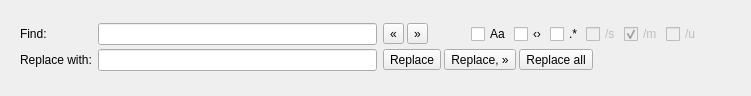
<?xml version="1.0" encoding="UTF-8"?>
<ui version="4.0">
 <class>FindAndReplacePanel</class>
 <widget class="QWidget" name="FindAndReplacePanel">
  <property name="geometry">
   <rect>
    <x>0</x>
    <y>0</y>
    <width>751</width>
    <height>96</height>
   </rect>
  </property>
  <property name="windowTitle">
   <string>Form</string>
  </property>
  <widget class="QWidget" name="gridLayoutWidget">
   <property name="geometry">
    <rect>
     <x>20</x>
     <y>20</y>
     <width>681</width>
     <height>55</height>
    </rect>
   </property>
   <layout class="QGridLayout" name="gridLayout">
    <property name="verticalSpacing">
     <number>1</number>
    </property>
    <item row="1" column="1">
     <widget class="QLineEdit" name="lineReplace"/>
    </item>
    <item row="0" column="1">
     <widget class="QLineEdit" name="lineFind"/>
    </item>
    <item row="1" column="0">
     <widget class="QLabel" name="label_2">
      <property name="text">
       <string>Replace with:</string>
      </property>
     </widget>
    </item>
    <item row="0" column="0">
     <widget class="QLabel" name="label">
      <property name="text">
       <string>Find:</string>
      </property>
     </widget>
    </item>
    <item row="1" column="2">
     <layout class="QHBoxLayout" name="horizontalLayout_2">
      <property name="spacing">
       <number>3</number>
      </property>
      <item>
       <widget class="QToolButton" name="btnReplace">
        <property name="text">
         <string>Replace</string>
        </property>
       </widget>
      </item>
      <item>
       <widget class="QToolButton" name="btnReplaceFindNext">
        <property name="text">
         <string>Replace, »</string>
        </property>
       </widget>
      </item>
      <item>
       <widget class="QToolButton" name="btnReplaceAll">
        <property name="text">
         <string>Replace all</string>
        </property>
       </widget>
      </item>
      <item>
       <spacer name="horizontalSpacer">
        <property name="orientation">
         <enum>Qt::Horizontal</enum>
        </property>
        <property name="sizeHint" stdset="0">
         <size>
          <width>40</width>
          <height>20</height>
         </size>
        </property>
       </spacer>
      </item>
     </layout>
    </item>
    <item row="0" column="2">
     <layout class="QHBoxLayout" name="horizontalLayout">
      <property name="spacing">
       <number>3</number>
      </property>
      <item>
       <widget class="QToolButton" name="btnPrevious">
        <property name="text">
         <string>«</string>
        </property>
       </widget>
      </item>
      <item>
       <widget class="QToolButton" name="btnNext">
        <property name="text">
         <string>»</string>
        </property>
       </widget>
      </item>
      <item>
       <spacer name="horizontalSpacer_2">
        <property name="orientation">
         <enum>Qt::Horizontal</enum>
        </property>
        <property name="sizeHint" stdset="0">
         <size>
          <width>40</width>
          <height>20</height>
         </size>
        </property>
       </spacer>
      </item>
      <item>
       <widget class="QCheckBox" name="cbCaseSensitive">
        <property name="toolTip">
         <string>Case sensitive</string>
        </property>
        <property name="text">
         <string>Aa</string>
        </property>
       </widget>
      </item>
      <item>
       <widget class="QCheckBox" name="cbWholeWord">
        <property name="toolTip">
         <string>Whole word</string>
        </property>
        <property name="text">
         <string>‹›</string>
        </property>
       </widget>
      </item>
      <item>
       <widget class="QCheckBox" name="cbRegexp">
        <property name="toolTip">
         <string>Regular expression</string>
        </property>
        <property name="text">
         <string>.*</string>
        </property>
       </widget>
      </item>
      <item>
       <widget class="QCheckBox" name="cbRegexpS">
        <property name="enabled">
         <bool>false</bool>
        </property>
        <property name="toolTip">
         <string>Dot matches everything</string>
        </property>
        <property name="text">
         <string>/s</string>
        </property>
       </widget>
      </item>
      <item>
       <widget class="QCheckBox" name="cbRegexpM">
        <property name="enabled">
         <bool>false</bool>
        </property>
        <property name="toolTip">
         <string>Multiline</string>
        </property>
        <property name="text">
         <string>/m</string>
        </property>
        <property name="checked">
         <bool>true</bool>
        </property>
       </widget>
      </item>
      <item>
       <widget class="QCheckBox" name="cbRegexpU">
        <property name="enabled">
         <bool>false</bool>
        </property>
        <property name="toolTip">
         <string>Use unicode properties</string>
        </property>
        <property name="text">
         <string>/u</string>
        </property>
       </widget>
      </item>
     </layout>
    </item>
   </layout>
  </widget>
  <action name="actionFind_previous">
   <property name="text">
    <string>Find previous</string>
   </property>
  </action>
  <action name="actionFind_next">
   <property name="text">
    <string>Find next</string>
   </property>
  </action>
  <action name="actionReplace_and_find_next">
   <property name="text">
    <string>Replace and find next</string>
   </property>
   <property name="shortcut">
    <string>Ctrl+=</string>
   </property>
  </action>
 </widget>
 <tabstops>
  <tabstop>lineFind</tabstop>
  <tabstop>lineReplace</tabstop>
  <tabstop>btnNext</tabstop>
  <tabstop>btnPrevious</tabstop>
  <tabstop>btnReplace</tabstop>
  <tabstop>btnReplaceFindNext</tabstop>
  <tabstop>btnReplaceAll</tabstop>
  <tabstop>cbCaseSensitive</tabstop>
  <tabstop>cbWholeWord</tabstop>
  <tabstop>cbRegexp</tabstop>
 </tabstops>
 <resources/>
 <connections/>
</ui>
